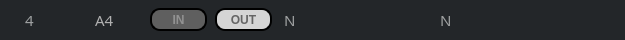
    <widget class="QGroupBox" name="groupBox_6">
     <property name="geometry">
      <rect>
       <x>10</x>
       <y>174</y>
       <width>625</width>
       <height>40</height>
      </rect>
     </property>
     <property name="styleSheet">
      <string notr="true">background-color: rgb(35, 38, 41);
border: 1px solid rgb(35, 38, 41);
border-radius: 17px</string>
     </property>
     <property name="title">
      <string/>
     </property>
     <widget class="QLabel" name="Caridlb_4">
      <property name="geometry">
       <rect>
        <x>20</x>
        <y>12</y>
        <width>21</width>
        <height>16</height>
       </rect>
      </property>
      <property name="font">
       <font>
        <family>AppleSDGothicNeoB00</family>
        <pointsize>11</pointsize>
        <weight>50</weight>
        <bold>false</bold>
       </font>
      </property>
      <property name="styleSheet">
       <string notr="true">color: rgb(159, 161, 162);
</string>
      </property>
      <property name="text">
       <string>4</string>
      </property>
     </widget>
     <widget class="QLabel" name="Caridlb_a4">
      <property name="geometry">
       <rect>
        <x>90</x>
        <y>12</y>
        <width>31</width>
        <height>16</height>
       </rect>
      </property>
      <property name="font">
       <font>
        <family>AppleSDGothicNeoB00</family>
        <pointsize>11</pointsize>
        <weight>50</weight>
        <bold>false</bold>
       </font>
      </property>
      <property name="styleSheet">
       <string notr="true">color: rgb(177, 177, 177);</string>
      </property>
      <property name="text">
       <string>A4</string>
      </property>
     </widget>
     <widget class="QPushButton" name="CarID4btIN">
      <property name="geometry">
       <rect>
        <x>150</x>
        <y>8</y>
        <width>57</width>
        <height>23</height>
       </rect>
      </property>
      <property name="font">
       <font>
        <weight>75</weight>
        <bold>true</bold>
       </font>
      </property>
      <property name="styleSheet">
       <string notr="true">QPushButton#CarID4btIN{
	background-color: rgb(95, 95, 95);
	color : rgb(146,146,146);
	border: 2px solid rgb(0,0,0);
	border-radius: 10px
}</string>
      </property>
      <property name="text">
       <string>IN</string>
      </property>
     </widget>
     <widget class="QLabel" name="A4Carnamelb">
      <property name="geometry">
       <rect>
        <x>435</x>
        <y>12</y>
        <width>139</width>
        <height>16</height>
       </rect>
      </property>
      <property name="font">
       <font>
        <family>AppleSDGothicNeoB00</family>
        <pointsize>11</pointsize>
       </font>
      </property>
      <property name="styleSheet">
       <string notr="true">color: rgb(159, 161, 162);</string>
      </property>
      <property name="text">
       <string>N</string>
      </property>
     </widget>
     <widget class="QLabel" name="A4timerlb">
      <property name="geometry">
       <rect>
        <x>279</x>
        <y>12</y>
        <width>56</width>
        <height>16</height>
       </rect>
      </property>
      <property name="font">
       <font>
        <family>AppleSDGothicNeoB00</family>
        <pointsize>11</pointsize>
       </font>
      </property>
      <property name="styleSheet">
       <string notr="true">color: rgb(159, 161, 162);</string>
      </property>
      <property name="text">
       <string>N</string>
      </property>
     </widget>
     <widget class="QPushButton" name="CarID4btOut">
      <property name="geometry">
       <rect>
        <x>215</x>
        <y>8</y>
        <width>57</width>
        <height>23</height>
       </rect>
      </property>
      <property name="font">
       <font>
        <weight>75</weight>
        <bold>true</bold>
       </font>
      </property>
      <property name="styleSheet">
       <string notr="true">QPushButton#CarID4btOut{
	background-color: rgb(213, 213, 213);
	color : rgb(101,101,101);
	border: 2px solid rgb(0,0,0);
	border-radius: 10px
}</string>
      </property>
      <property name="text">
       <string>OUT</string>
      </property>
     </widget>
     <widget class="QLabel" name="Car4Statelb">
      <property name="geometry">
       <rect>
        <x>348</x>
        <y>10</y>
        <width>31</width>
        <height>21</height>
       </rect>
      </property>
      <property name="text">
       <string/>
      </property>
     </widget>
    </widget>
